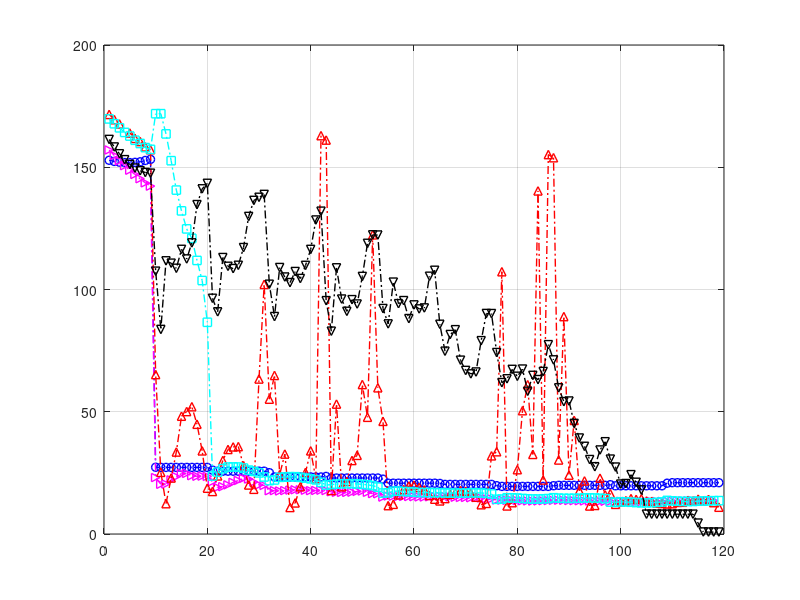

Source code (MATLAB): (Note: this script raises an error after producing the figure.)
%%%%%%%%%%%%%%%%%%%%%%%%%%%%%%%%%%%%%%%%%%%%%%%%%%%%%%%%%%%%%%%%%%%%%%%%%
% RMSE - Flight distance graph
%%%%%%%%%%%%%%%%%%%%%%%%%%%%%%%%%%%%%%%%%%%%%%%%%%%%%%%%%%%%%%%%%%%%%%%%%

clear all; close all; clc;

load('al1.mat')
al1 = de_avg;

load('al2.mat')
al2 = de_avg;

load('al3.mat')
al3 = de_avg;

load('al4.mat')
al4 = de_avg;

load('al5.mat')
al5 = de_avg;

plot(1:119, al1(:,1), 'b-.o', 'LineWidth',1); hold on; grid on;
plot(1:119, al2(:,1), 'm-.>', 'LineWidth',1); 
plot(1:119, al3(:,1), 'r-.^', 'LineWidth',1);
plot(1:119, al4(:,1), 'c-.square', 'LineWidth',1);
plot(1:119, al5(:,1), 'k-.v', 'LineWidth',1);

title('Performance Compare', FontSize=20)
xlabel('Number of Drone hops (30m per a hop)', FontSize=20)
ylabel('RMSE', FontSize=20)

legend("Consecutive", "All Points", "FML", "Convex Hull", "Closest", FontSize=20);